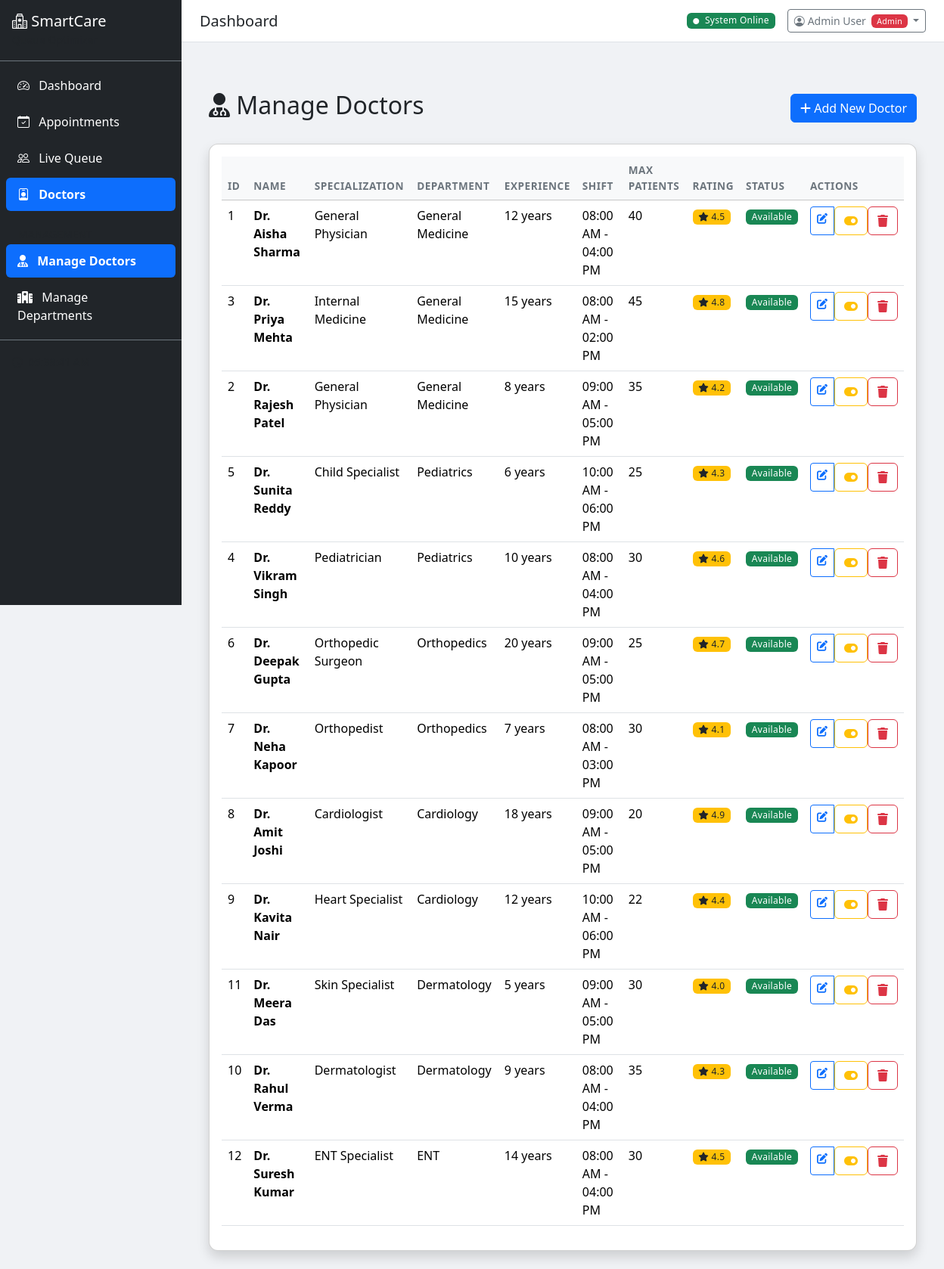
The page /admin/manage/doctors (signed in) on the database as committed earlier.
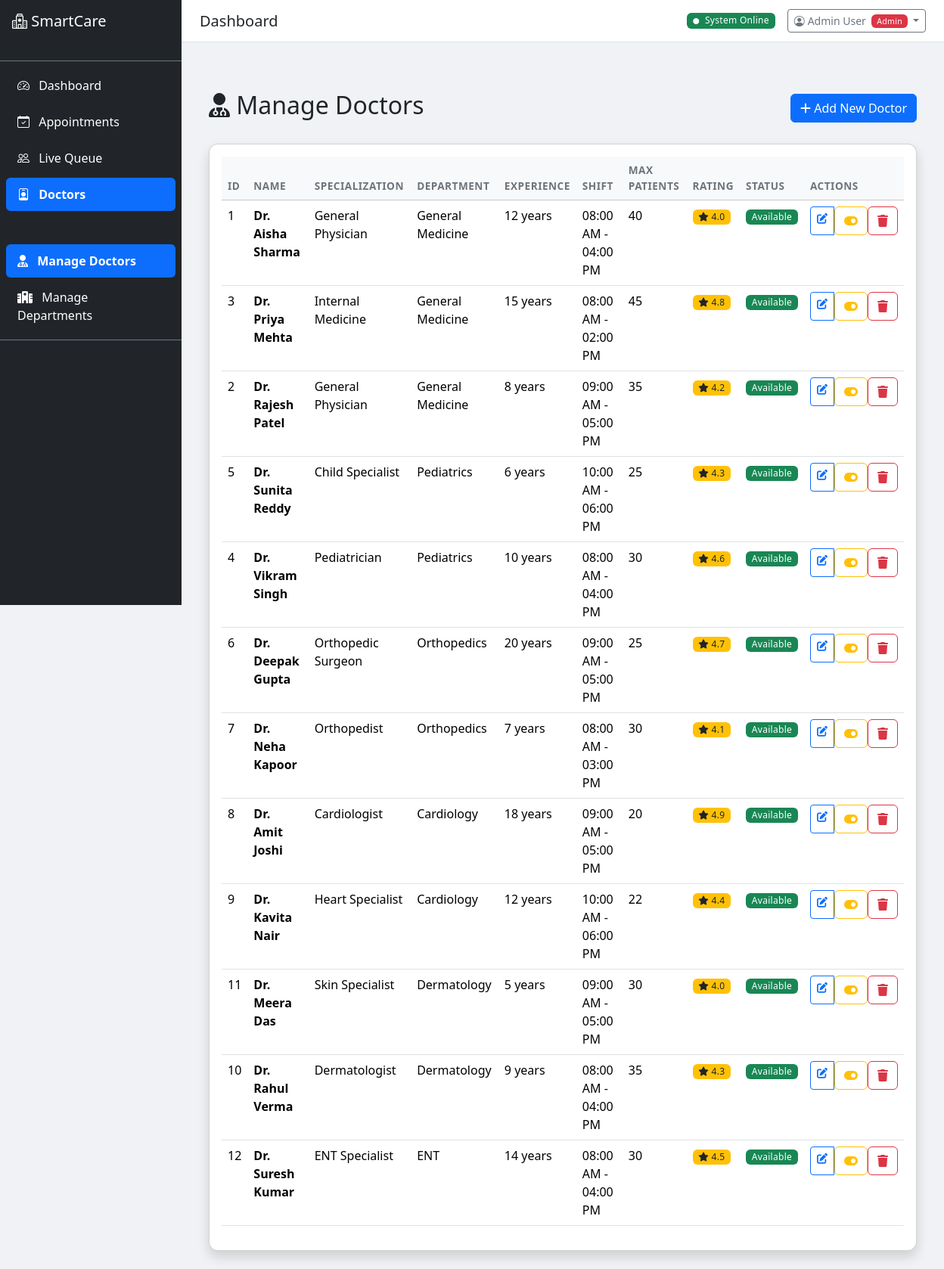
The same page on the database as committed later.
### app/models/user.py (models this page shows, shortened)
class User(UserMixin, db.Model):
    __tablename__ = "users"
    id = db.Column(db.Integer, primary_key=True)
    name = db.Column(db.String(150), nullable=False)
    email = db.Column(db.String(120), unique=True, nullable=False, index=True)
    phone = db.Column(db.String(15), nullable=True)
    password_hash = db.Column(db.String(255), nullable=False)
    role = db.Column(db.String(20), nullable=False, default="user")  # user, admin
    is_active = db.Column(db.Boolean, default=True)
    is_verified = db.Column(db.Boolean, default=False)
    created_at = db.Column(db.DateTime, default=datetime.utcnow)
    last_login = db.Column(db.DateTime, nullable=True)
    patient_id = db.Column(db.Integer, db.ForeignKey("patients.id"), nullable=True)
    patient = db.relationship("Patient", backref="user_account", uselist=False)
    def is_admin(self):
        return self.role == "admin"

### app/models/models.py (models this page shows, shortened)
class Doctor(db.Model):
    __tablename__ = "doctors"
    id = db.Column(db.Integer, primary_key=True)
    name = db.Column(db.String(150), nullable=False)
    specialization = db.Column(db.String(100), nullable=False)
    department_id = db.Column(db.Integer, db.ForeignKey("departments.id"), nullable=False)
    experience_years = db.Column(db.Integer, default=0)
    avg_consultation_min = db.Column(db.Integer, default=15)
    max_patients_per_day = db.Column(db.Integer, default=40)
    is_available = db.Column(db.Boolean, default=True)
    shift_start = db.Column(db.Time, default=time(8, 0))
    shift_end = db.Column(db.Time, default=time(17, 0))
    rating = db.Column(db.Float, default=4.0)
    appointments = db.relationship("Appointment", backref="doctor", lazy="dynamic")

class Department(db.Model):
    __tablename__ = "departments"
    id = db.Column(db.Integer, primary_key=True)
    name = db.Column(db.String(100), nullable=False, unique=True)
    floor = db.Column(db.Integer, default=1)
    max_capacity = db.Column(db.Integer, default=50)
    avg_consultation_min = db.Column(db.Integer, default=15)
    is_active = db.Column(db.Boolean, default=True)
    doctors = db.relationship("Doctor", backref="department", lazy="dynamic")
    appointments = db.relationship("Appointment", backref="department", lazy="dynamic")

### app/routes/admin_management.py (the view)
@admin_mgmt_bp.route('/doctors')
@admin_required
def list_doctors():
    doctors = Doctor.query.order_by(Doctor.department_id, Doctor.name).all()
    return render_template('admin/doctors_list.html', doctors=doctors)

### app/services/auth_service.py (called while the page is built)
def admin_required(f):
    @wraps(f)
    def decorated_function(*args, **kwargs):
        if not current_user.is_authenticated:
            flash('Please login to access this page.', 'warning')
            return redirect(url_for('auth.login'))
        if not current_user.is_admin():
            flash('Access denied. Admin privileges required.', 'danger')
            return redirect(url_for('patient_portal.home'))
        return f(*args, **kwargs)
    return decorated_function

### app/templates/admin/doctors_list.html (shortened to what this page needs)
{% extends "base.html" %}
{% block content %}
<div class="container-fluid mt-4">
    <div class="d-flex justify-content-between align-items-center mb-4">
        <h2><i class="fas fa-user-md"></i> Manage Doctors</h2>
        <a href="{{ url_for('admin_mgmt.add_doctor') }}" class="btn btn-primary">
            <i class="fas fa-plus"></i> Add New Doctor
        </a>
    </div>
    {% if doctors %}
    <div class="card shadow">
        <div class="card-body">
            <div class="table-responsive">
                <table class="table table-hover">
                    <thead class="table-light">
                        <tr>
                            <th>ID</th>
                            <th>Name</th>
                            <th>Specialization</th>
                            <th>Department</th>
                            <th>Experience</th>
                            <th>Shift</th>
                            <th>Max Patients</th>
                            <th>Rating</th>
                            <th>Status</th>
                            <th>Actions</th>
                        </tr>
                    </thead>
                    <tbody>
                        {% for doctor in doctors %}
                        <tr>
                            <td>{{ doctor.id }}</td>
                            <td><strong>Dr. {{ doctor.name }}</strong></td>
                            <td>{{ doctor.specialization }}</td>
                            <td>{{ doctor.department.name }}</td>
                            <td>{{ doctor.experience_years }} years</td>
                            <td>{{ doctor.shift_start.strftime('%I:%M %p') }} - {{ doctor.shift_end.strftime('%I:%M %p') }}</td>
                            <td>{{ doctor.max_patients_per_day }}</td>
                            <td>
                                <span class="badge bg-warning text-dark">
                                    <i class="fas fa-star"></i> {{ "%.1f"|format(doctor.rating) }}
                                </span>
                            </td>
                            <td>
                                {% if doctor.is_available %}
                                <span class="badge bg-success">Available</span>
                                {% else %}
                                <span class="badge bg-secondary">Unavailable</span>
                                {% endif %}
                            </td>
                            <td>
                                <div class="btn-group btn-group-sm" role="group">
                                    <a href="{{ url_for('admin_mgmt.edit_doctor', doctor_id=doctor.id) }}"
                                       class="btn btn-outline-primary" title="Edit">
                                        <i class="fas fa-edit"></i>
                                    </a>
                                    <form method="POST" action="{{ url_for('admin_mgmt.toggle_doctor_availability', doctor_id=doctor.id) }}"
                                          style="display: inline;">
                                        <button type="submit" class="btn btn-outline-warning" title="Toggle Availability">
                                            <i class="fas fa-toggle-on"></i>
                                        </button>
                                    </form>
                                    <form method="POST" action="{{ url_for('admin_mgmt.delete_doctor', doctor_id=doctor.id) }}"
                                          onsubmit="return confirm('Are you sure you want to delete Dr. {{ doctor.name }}?');"
                                          style="display: inline;">
                                        <button type="submit" class="btn btn-outline-danger" title="Delete">
                                            <i class="fas fa-trash"></i>
                                        </button>
                                    </form>
                                </div>
                            </td>
                        </tr>
                        {% endfor %}
                    </tbody>
                </table>
            </div>
        </div>
    </div>
    {% else %}
    <div class="alert alert-info">
        <i class="fas fa-info-circle"></i> No doctors found. <a href="{{ url_for('admin_mgmt.add_doctor') }}">Add your first doctor</a>
    </div>
    {% endif %}
</div>
{% endblock %}

### app/templates/base.html (shortened to what this page needs)
<!DOCTYPE html>
<html lang="en" data-bs-theme="light">
<head>
    <link href="https://cdn.jsdelivr.net/npm/bootstrap@5.3.2/dist/css/bootstrap.min.css" rel="stylesheet">
    <link href="https://cdn.jsdelivr.net/npm/bootstrap-icons@1.11.2/font/bootstrap-icons.css" rel="stylesheet">
    <link rel="stylesheet" href="https://cdnjs.cloudflare.com/ajax/libs/font-awesome/6.4.0/css/all.min.css">
    <link href="{{ url_for('static', filename='css/style.css') }}" rel="stylesheet">
</head>
<body>
    {% if current_user.is_authenticated %}
    <div class="d-flex">
        <nav class="sidebar bg-dark text-white">
            <div class="sidebar-header p-3 border-bottom border-secondary">
                <h5 class="mb-0">
                    <i class="bi bi-hospital"></i> SmartCare
                </h5>
                <small class="text-muted">Queue Optimizer</small>
            </div>
            <ul class="nav flex-column p-2">
                {% if current_user.is_admin() %}
                <li class="nav-item">
                    <a class="nav-link text-white {% if request.endpoint == 'dashboard.index' %}active bg-primary rounded{% endif %}"
                       href="{{ url_for('dashboard.index') }}">
                        <i class="bi bi-speedometer2 me-2"></i> Dashboard
                    </a>
                </li>
                <li class="nav-item">
                    <a class="nav-link text-white {% if 'appointments' in request.endpoint|default('') %}active bg-primary rounded{% endif %}"
                       href="{{ url_for('appointments.list_appointments') }}">
                        <i class="bi bi-calendar-check me-2"></i> Appointments
                    </a>
                </li>
                <li class="nav-item">
                    <a class="nav-link text-white {% if 'queue' in request.endpoint|default('') %}active bg-primary rounded{% endif %}"
                       href="{{ url_for('queue.view_queue') }}">
                        <i class="bi bi-people me-2"></i> Live Queue
                    </a>
                </li>
                <li class="nav-item">
                    <a class="nav-link text-white {% if 'doctors' in request.endpoint|default('') %}active bg-primary rounded{% endif %}"
                       href="{{ url_for('doctors.list_doctors') }}">
                        <i class="bi bi-person-badge me-2"></i> Doctors
                    </a>
                </li>
                <li class="nav-item mt-3">
                    <small class="text-muted px-3">MANAGEMENT</small>
                </li>
                <li class="nav-item">
                    <a class="nav-link text-white {% if 'admin_mgmt.list_doctors' in request.endpoint|default('') %}active bg-primary rounded{% endif %}"
                       href="{{ url_for('admin_mgmt.list_doctors') }}">
                        <i class="fas fa-user-md me-2"></i> Manage Doctors
                    </a>
                </li>
                <li class="nav-item">
                    <a class="nav-link text-white {% if 'admin_mgmt.list_departments' in request.endpoint|default('') %}active bg-primary rounded{% endif %}"
                       href="{{ url_for('admin_mgmt.list_departments') }}">
                        <i class="fas fa-hospital me-2"></i> Manage Departments
                    </a>
                </li>
                {% endif %}
            </ul>
            <div class="p-3 mt-auto border-top border-secondary">
                <small class="text-muted">
                    <i class="bi bi-clock me-1"></i>
                    <span id="live-clock"></span>
                </small>
            </div>
        </nav>
        <main class="main-content flex-grow-1">
            <div class="topbar bg-white border-bottom px-4 py-2 d-flex justify-content-between align-items-center">
                <h5 class="mb-0">{% block page_title %}Dashboard{% endblock %}</h5>
                <div class="d-flex align-items-center gap-3">
                    <span class="badge bg-success">
                        <i class="bi bi-circle-fill me-1" style="font-size:8px"></i> System Online
                    </span>
                    <div class="dropdown">
                        <button class="btn btn-sm btn-outline-secondary dropdown-toggle" type="button" data-bs-toggle="dropdown">
                            <i class="bi bi-person-circle me-1"></i>{{ current_user.name }}
                            {% if current_user.is_admin() %}
                            <span class="badge bg-danger ms-1">Admin</span>
                            {% endif %}
                        </button>
                    </div>
                </div>
            </div>
            <div class="px-4 pt-3">
            </div>
            <div class="p-4">
                {% block content %}{% endblock %}
            </div>
        </main>
    </div>
    {% endif %}
</body>
</html>

### app/static/css/style.css (style rules this page uses)
:root { --sidebar-width: 240px; --topbar-height: 56px; }
body { font-family: 'Segoe UI', system-ui, -apple-system, sans-serif; background-color: #f0f2f5; min-height: 100vh; }
.sidebar { width: var(--sidebar-width); min-height: 100vh; position: fixed; top: 0; left: 0; z-index: 1000; transition: all 0.3s; }
.sidebar .nav-link { padding: 10px 15px; margin: 2px 0; border-radius: 8px; transition: all 0.2s; }
.sidebar .nav-link.active { font-weight: 600; }
.main-content { margin-left: var(--sidebar-width); min-height: 100vh; }
.topbar { height: var(--topbar-height); position: sticky; top: 0; z-index: 100; }
.card { border-radius: 12px; }
.table th { font-weight: 600; font-size: 0.85rem; text-transform: uppercase; letter-spacing: 0.5px; color: #6c757d; }
.badge { font-weight: 500; letter-spacing: 0.3px; }

Rows that differ between the two databases and show on the page:
changed Doctor "Aisha Sharma": rating "4.5" → "4.0"
